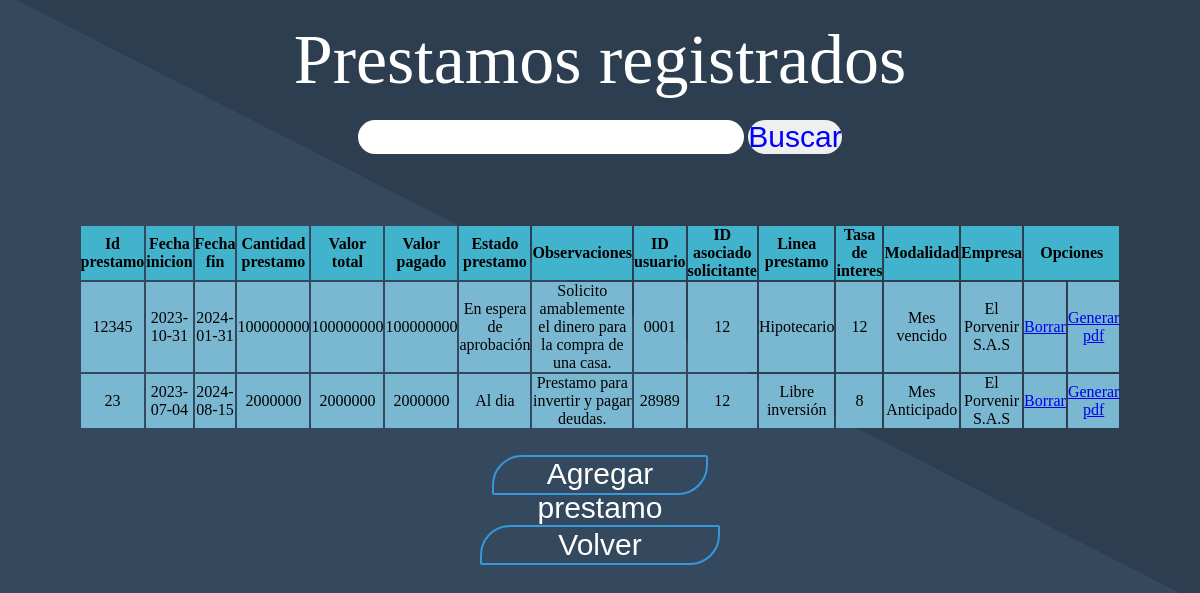
The app's page /elporvenir/prestamos/muestra.php with its own data.
### tables this page shows
CREATE TABLE `prestamo` (
  `id_prestamo` varchar(20) NOT NULL,
  `fecha_inicio` date NOT NULL,
  `fecha_final` date NOT NULL,
  `prestamo_cantidad` float NOT NULL,
  `prestamo_valor_total` float NOT NULL,
  `prestamo_valor_pagado` float NOT NULL,
  `id_estado_prestamo` int(2) NOT NULL,
  `observaciones_prestamo` text NOT NULL,
  `id_usuario` varchar(15) NOT NULL,
  `id_asociado_solicitante` int(11) NOT NULL,
  `id_linea_prestamo` int(2) NOT NULL,
  `tasa_interes` int(11) NOT NULL,
  `id_modalidad_prestamo` int(2) NOT NULL,
  `id_empresa` varchar(20) NOT NULL
);

CREATE TABLE `estado_prestamo` (
  `id_estado_prestamo` int(2) NOT NULL,
  `descr_estado_prestamo` varchar(30) NOT NULL
);

CREATE TABLE `usuario` (
  `id_usuario` varchar(15) NOT NULL,
  `identidad_usuario` int(11) NOT NULL,
  `id_tipo_doc` int(2) NOT NULL,
  `nombre_usuario` varchar(30) NOT NULL,
  `apellido_usuario` varchar(30) NOT NULL,
  `telef_usuario` int(11) NOT NULL,
  `direcc_usuario` varchar(20) NOT NULL,
  `correo_usuario` varchar(30) NOT NULL,
  `usuario_sistema` varchar(20) NOT NULL,
  `password_usuario` text NOT NULL,
  `id_estado_usuario` int(2) NOT NULL,
  `id_tipo_usuario` int(2) NOT NULL,
  `imagenk` text NOT NULL
);

CREATE TABLE `linea_prestamo` (
  `id_linea_prestamo` int(2) NOT NULL,
  `descr_linea_prestamo` varchar(20) NOT NULL
);

CREATE TABLE `modalidad_prestamo` (
  `id_modalidad_prestamo` int(2) NOT NULL,
  `descr_modalidad` varchar(50) NOT NULL
);

CREATE TABLE `empresa` (
  `id_empresa` varchar(20) NOT NULL,
  `nit_empresa` varchar(15) NOT NULL,
  `nombre_empresa` varchar(20) NOT NULL,
  `correo_empresa` varchar(20) NOT NULL,
  `telefono_empresa` int(11) NOT NULL,
  `direccion_empresa` varchar(20) NOT NULL
);

### elporvenir/clases/class_prestamo.php (called while the page is built, shortened)
<?php
class prestamo
{
    public function reading()
    {
        try
        {
            $base = new PDO("mysql:host=localhost;dbname=elporvenir", "root", "");
            $base->setAttribute(PDO::ATTR_ERRMODE, PDO::ERRMODE_EXCEPTION);
            $base->exec("SET CHARACTER SET utf8");
            $sql = "SELECT * from prestamo,estado_prestamo,modalidad_prestamo,linea_prestamo,empresa, usuario where
            modalidad_prestamo.id_modalidad_prestamo=prestamo.id_modalidad_prestamo and
            linea_prestamo.id_linea_prestamo=prestamo.id_linea_prestamo and
            estado_prestamo.id_estado_prestamo=prestamo.id_estado_prestamo and
            prestamo.id_empresa=empresa.id_empresa and
            usuario.id_usuario=prestamo.id_usuario;";
            $resultado = $base->prepare($sql);
            $resultado->execute();
            return $resultado;
        }
        catch(Exception $e)
        {
            die('Error de conexión: '.$e->getMessage());
        }
    }
}
?>

### elporvenir/prestamos/muestra.php (the view, shortened to what this page needs)
<?php
require_once("../clases/class_prestamo.php");
$cliente = new prestamo();
$resultado = $cliente->reading();
if ($resultado !== false) {
?>
<!DOCTYPE html>
<html lang="en">
<head>
    <link rel="stylesheet" href="../estilos/mostrar.css?ver=1.2">
</head>
<body>
    <section>
        <p style="font-size: 70px; color: white; font-family: cursive">Prestamos registrados</p>
    </section>
    <form action="enlace.php" method="post">
        <input style="font-size: 30px" type="text" name="busqueda" required>
        <input type="submit" value="Buscar" style="font-size: 30px; color: blue;">
    </form>
<br>
    <nav>
        <form action="registrar_prestamo.php" method="post">
            <table width="90%">
                <tr>
                    <th colspan="1"><p>Id prestamo</p></th>
                    <th colspan="1"><p>Fecha inicion</p></th>
                    <th colspan="1"><p>Fecha fin</p></th>
                    <th colspan="1"><p>Cantidad prestamo</p></th>
                    <th colspan="1"><p>Valor total</p></th>
                    <th colspan="1"><p>Valor pagado</p></th>
                    <th colspan="1"><p>Estado prestamo</p></th>
                    <th colspan="1"><p>Observaciones</p></th>
                    <th colspan="1"><p>ID usuario</p></th>
                    <th colspan="1"><p>ID asociado solicitante</p></th>
                    <th colspan="1"><p>Linea prestamo</p></th>
                    <th colspan="1"><p>Tasa de interes</p></th>
                    <th colspan="1"><p>Modalidad</p></th>
                    <th colspan="1"><p>Empresa</p></th>
                    <th colspan="3"><p>Opciones</p></th>
                </tr>
                <?php
                while ($contenido = $resultado->fetch(PDO::FETCH_ASSOC)) {
                    $id = $contenido["id_prestamo"];
                    $doc = $contenido["fecha_inicio"];
                    $nom = $contenido["fecha_final"];
                    $apelli = $contenido["prestamo_cantidad"];
                    $tel = $contenido["prestamo_valor_total"];
                    $corre = $contenido["prestamo_valor_pagado"];
                    $clav1 = $contenido["descr_estado_prestamo"];
                    $clav2 = $contenido["observaciones_prestamo"];
                    $clav3 = $contenido["id_usuario"];
                    $clav5 = $contenido["id_asociado_solicitante"];
                    $clav6 = $contenido["descr_linea_prestamo"];
                    $clav7 = $contenido["tasa_interes"];
                    $clav8 = $contenido["descr_modalidad"];
                    $clav9 = $contenido["nombre_empresa"];
                ?>
                <tr>
                    <td><?php echo $id; ?></td>
                    <td><?php echo $doc; ?></td>
                    <td><?php echo $nom; ?></td>
                    <td><?php echo $apelli; ?></td>
                    <td><?php echo $tel; ?></td>
                    <td><?php echo $corre; ?></td>
                    <td><?php echo $clav1; ?></td>
                    <td><?php echo $clav2; ?></td>
                    <td><?php echo $clav3; ?></td>
                    <td><?php echo $clav5; ?></td>
                    <td><?php echo $clav6; ?></td>
                    <td><?php echo $clav7; ?></td>
                    <td><?php echo $clav8; ?></td>
                    <td><?php echo $clav9; ?></td>
                    <td><?php echo "<a href='eliminar.php?delete=" . $id . "' onclick='return confirmarBorrar();'>Borrar</a>"; ?></td>
                    <td><?php echo "<a href='pdf_prestamo.php?pdf_prestamo=" . $clav3. "'>Generar pdf</a>"; ?></td>
                </tr>
                <?php
                }
                ?>
            </table>
            <div class="actualiza">
                <button>Agregar prestamo</button>
        </div>
        </form>
    </nav>
    <button onclick="location.href='../index.php'">Volver</button>
</body>
</html>
<?php
} else {
    echo "Ocurrió un error al recuperar los datos.";
}
?>

### elporvenir/estilos/mostrar.css (style rules this page uses)
* { padding: 0; margin: 0; border: 0; box-sizing: border-box; text-align: center; }
body { width: 100%; height: 100%; background: linear-gradient(27deg,#34495e 50%,#2c3e50 50%); }
section { width: 90%; padding: 20px; margin: auto; text-align: center; }
nav { width: 90%; margin: auto; padding-top: 52px; text-align: center; }
table { margin: auto; }
table th:nth-child(even) { background-color: rgb(65, 179, 204); }
table tr,th:nth-child(even) { background-color: rgb(65, 179, 204); }
table td,tr,th:nth-child(even) { background-color: rgb(122, 184, 209); font-family:cursive }
button { float: center; display: block; font-size: 30px; margin: auto; margin-top: 25px; margin-bottom: 30px; height: 40px; width: 20%; background: transparent; color: white; border-radius: 2px; border: 2px solid #3498db;; cursor: pointer; outline: none; transition: all 5.s ease; border-top-left-radius: 30px; border-bottom-right-radius: 30px; }
input { border-radius: 50px; }

### records on screen
prestamo: id_prestamo "12345", fecha_inicio "2023-10-31", fecha_final "2024-01-31", prestamo_cantidad "100000000", prestamo_valor_total "100000000", prestamo_valor_pagado "100000000", id_estado_prestamo.descr_estado_prestamo "En espera de aprobación", observaciones_prestamo "Solicito amablemente el dinero para la compra de una casa.", id_usuario.id_usuario "0001", id_asociado_solicitante "12", id_linea_prestamo.descr_linea_prestamo "Hipotecario", tasa_interes "12", id_modalidad_prestamo.descr_modalidad "Mes vencido", id_empresa.nombre_empresa "El Porvenir S.A.S"
prestamo: id_prestamo "23", fecha_inicio "2023-07-04", fecha_final "2024-08-15", prestamo_cantidad "2000000", prestamo_valor_total "2000000", prestamo_valor_pagado "2000000", id_estado_prestamo.descr_estado_prestamo "Al dia", observaciones_prestamo "Prestamo para invertir y pagar deudas.", id_usuario.id_usuario "28989", id_asociado_solicitante "12", id_linea_prestamo.descr_linea_prestamo "Libre inversión", tasa_interes "8", id_modalidad_prestamo.descr_modalidad "Mes Anticipado", id_empresa.nombre_empresa "El Porvenir S.A.S"
